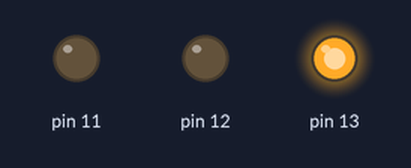
This sketch was run on a simulated Arduino Uno, built with avr-gcc and run on an emulated ATmega328P. Shown: output pins drawn as LEDs (lit = HIGH).

Above: at 0.05 s.
At 1.45 s:
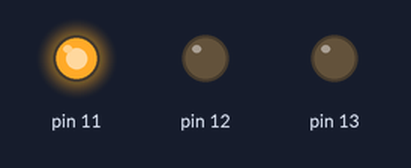
At 2.85 s:
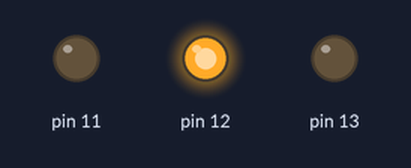
Timing chart, 0 to 3.1 s (numbered marks = the images above):
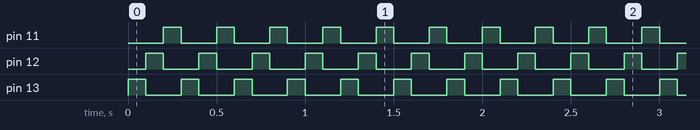

Measured:
- by itself, pin 11–13: alternates HIGH for 0.10 s and LOW for 0.20 s

The sketch:

super_sango_esboo1.ino
```cpp
// C++ code
//
void setup()
{
  pinMode(13, OUTPUT);
  pinMode(12, OUTPUT);
  pinMode(11, OUTPUT);
}

void loop()
{
  digitalWrite(13, HIGH);
  delay(100); // Wait for 100 millisecond(s)
  digitalWrite(13, LOW);
  digitalWrite(12, HIGH);
  delay(100); // Wait for 100 millisecond(s)
  digitalWrite(12, LOW);
  digitalWrite(11, HIGH);
  delay(100); // Wait for 100 millisecond(s)
  digitalWrite(11, LOW);
}
```
